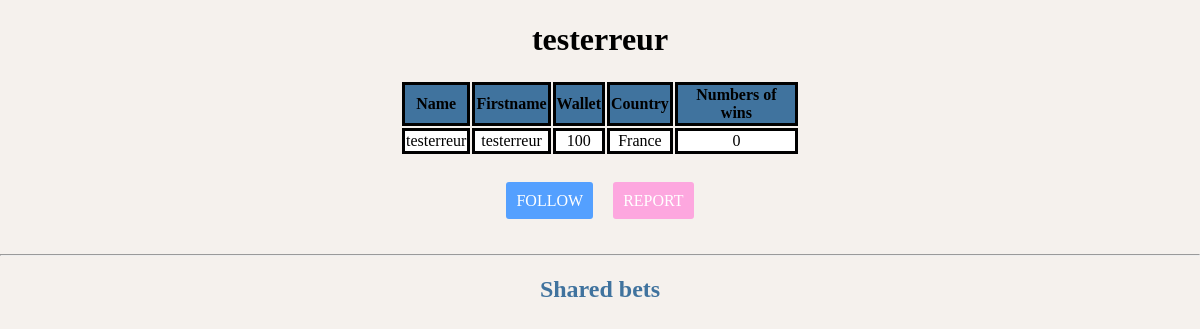
The app's page /43452335463454534112534545435345343454657654342322233445456323142345432352354363254.html with its own data.
### tables this page shows
CREATE TABLE `USR` (
  `id` int(11) NOT NULL AUTO_INCREMENT,
  `mail` varchar(50) DEFAULT NULL,
  `name` varchar(20) DEFAULT NULL,
  `firstname` varchar(20) DEFAULT NULL,
  `login` varchar(15) DEFAULT NULL,
  `passwd` varchar(255) DEFAULT NULL,
  `wallet` float DEFAULT NULL,
  `city` smallint(5) unsigned DEFAULT NULL,
  `phoneNumber` char(10) DEFAULT NULL,
  `confirmKey` varchar(255) DEFAULT NULL,
  `confirm` int(11) DEFAULT NULL,
  `banOrNot` tinyint(1) DEFAULT 0,
  `countVictory` int(11) DEFAULT 0,
  `ip` varchar(15) DEFAULT NULL,
  `img` varchar(50) DEFAULT NULL,
  `credit` int(11) DEFAULT 0,
  `private` tinyint(1) DEFAULT 0,
  PRIMARY KEY (`id`)
);

CREATE TABLE `COUNTRY` (
  `id` smallint(5) unsigned NOT NULL AUTO_INCREMENT,
  `code` int(3) NOT NULL,
  `alpha2` varchar(2) NOT NULL,
  `alpha3` varchar(3) NOT NULL,
  `nom_en_gb` varchar(45) NOT NULL,
  `nom_fr_fr` varchar(45) NOT NULL,
  PRIMARY KEY (`id`),
  UNIQUE KEY `alpha2` (`alpha2`),
  UNIQUE KEY `alpha3` (`alpha3`),
  UNIQUE KEY `code_unique` (`code`)
);

### html/users_profile.php (the view, shortened to what this page needs)
<?php
  $bdd = bdd();
  $req = $bdd->prepare('SELECT name, firstname, login, wallet, city, countVictory FROM USR WHERE id = ?');
  $req->execute([$_GET['id']]);
  $res = $req->fetch(PDO::FETCH_ASSOC);
  $req = $bdd->prepare('SELECT nom_en_gb FROM COUNTRY WHERE id = ?');
  $req->execute([$res['city']]);
  $country = $req->fetch(PDO::FETCH_ASSOC);
  $req = $bdd->prepare('SELECT id_usr FROM FOLLOWER WHERE id_usr = ? AND follower = ?');
  $req->execute([$_GET['id'], $_SESSION['id']['id']]);
  $verif_follow = $req->fetchAll();
  $req = $bdd->prepare('SELECT id_user FROM REPORT WHERE id_user = ? AND user_report = ?');
  $req->execute([$_SESSION['id']['id'], $_GET['id']]);
  $verif_ban = $req->fetchAll(PDO::FETCH_ASSOC);
?>
<!DOCTYPE html>
<html>
<head>
  <link rel="stylesheet" type="text/css" href="css/style_users.css">
</head>
<body>
  <main>
    <div id="info">
      <h1><?php echo($res['login']); ?></h1>
      <table>
         <tr>
           <th>Name</th>
           <th>Firstname</th>
           <th>Wallet</th>
           <th>Country</th>
           <th>Numbers of wins</th>
         </tr>
        <tr>
           <?php echo('<td>' . $res['name']  . '</td>');
            echo('<td>' . $res['firstname']  . '</td>');
            echo('<td>' . $res['wallet']  . '</td>');
            echo('<td>' . $country['nom_en_gb'] . '</td>');
            echo('<td>' . $res['countVictory'] . '</td>'); ?>
         </tr>
       </table><br><br>
       <?php
        if(!count($verif_follow) > 0){
          echo ('<a id="follow" href="follow.php?id=' . $_GET['id'] . '">FOLLOW</a>');
        }else{
          echo ('<a id="unfollow" href="unfollow.php?id=' . $_GET['id'] . '">UNFOLLOW</a>');
        }
        if(!count($verif_ban) > 0){
          echo ('<a id="ban" href="ban.php?id=' . $_GET['id'] . '">REPORT</a>');
        }
      ?>
      </div><br><br><hr>
      <h2>Shared bets</h2>
  </main>
</body>
</html>

### html/css/style_users.css (style rules this page uses)
body { margin:0px; background-color: #F5F1ED; }
th { border:solid; background-color: #40739e; }
td { border:solid; background-color: white; }
#info { margin:0 auto; width:400px; text-align: center; }
#info > table { text-align: center; }
#info > h1 { text-align: center; }
h2 { color: #40739e; text-align: center; }
#follow { text-decoration: none; border-radius: 3px; padding:10px; color:white; background-color:#54a0ff; }
#ban { text-decoration: none; margin-left: 20px; border-radius: 3px; padding:10px; background-color: #FDA7DF; color:white; }

### records on screen
usr: login "testerreur", name "testerreur", firstname "testerreur", wallet "100", countVictory "0"
country: nom_en_gb "France"
